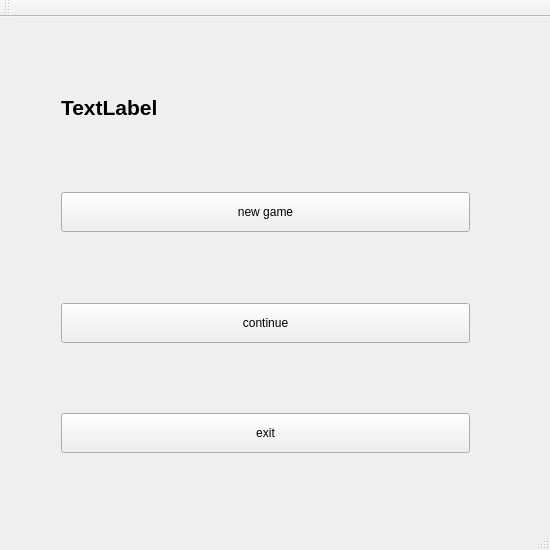
<?xml version="1.0" encoding="UTF-8"?>
<ui version="4.0">
 <class>authorization</class>
 <widget class="QMainWindow" name="authorization">
  <property name="enabled">
   <bool>true</bool>
  </property>
  <property name="geometry">
   <rect>
    <x>0</x>
    <y>0</y>
    <width>550</width>
    <height>550</height>
   </rect>
  </property>
  <property name="minimumSize">
   <size>
    <width>550</width>
    <height>550</height>
   </size>
  </property>
  <property name="maximumSize">
   <size>
    <width>550</width>
    <height>550</height>
   </size>
  </property>
  <property name="windowTitle">
   <string>authorization</string>
  </property>
  <property name="windowOpacity">
   <double>1.000000000000000</double>
  </property>
  <property name="toolTip">
   <string/>
  </property>
  <property name="statusTip">
   <string/>
  </property>
  <property name="autoFillBackground">
   <bool>false</bool>
  </property>
  <widget class="QWidget" name="centralWidget">
   <widget class="QWidget" name="verticalLayoutWidget">
    <property name="geometry">
     <rect>
      <x>50</x>
      <y>0</y>
      <width>431</width>
      <height>511</height>
     </rect>
    </property>
    <layout class="QVBoxLayout" name="verticalLayout">
     <item>
      <spacer name="verticalSpacer">
       <property name="orientation">
        <enum>Qt::Vertical</enum>
       </property>
       <property name="sizeHint" stdset="0">
        <size>
         <width>20</width>
         <height>40</height>
        </size>
       </property>
      </spacer>
     </item>
     <item>
      <layout class="QHBoxLayout" name="horizontalLayout_2">
       <item>
        <layout class="QGridLayout" name="gridLayout_3"/>
       </item>
       <item>
        <widget class="QLabel" name="label">
         <property name="minimumSize">
          <size>
           <width>0</width>
           <height>30</height>
          </size>
         </property>
         <property name="maximumSize">
          <size>
           <width>16777215</width>
           <height>30</height>
          </size>
         </property>
         <property name="font">
          <font>
           <pointsize>16</pointsize>
           <weight>75</weight>
           <bold>true</bold>
          </font>
         </property>
         <property name="text">
          <string>TextLabel</string>
         </property>
        </widget>
       </item>
      </layout>
     </item>
     <item>
      <spacer name="verticalSpacer_2">
       <property name="orientation">
        <enum>Qt::Vertical</enum>
       </property>
       <property name="sizeHint" stdset="0">
        <size>
         <width>20</width>
         <height>40</height>
        </size>
       </property>
      </spacer>
     </item>
     <item>
      <widget class="QPushButton" name="pushButton_3">
       <property name="minimumSize">
        <size>
         <width>40</width>
         <height>40</height>
        </size>
       </property>
       <property name="text">
        <string>new game</string>
       </property>
      </widget>
     </item>
     <item>
      <spacer name="verticalSpacer_3">
       <property name="orientation">
        <enum>Qt::Vertical</enum>
       </property>
       <property name="sizeHint" stdset="0">
        <size>
         <width>20</width>
         <height>40</height>
        </size>
       </property>
      </spacer>
     </item>
     <item>
      <widget class="QPushButton" name="pushButton">
       <property name="minimumSize">
        <size>
         <width>40</width>
         <height>40</height>
        </size>
       </property>
       <property name="text">
        <string>continue</string>
       </property>
      </widget>
     </item>
     <item>
      <spacer name="verticalSpacer_4">
       <property name="orientation">
        <enum>Qt::Vertical</enum>
       </property>
       <property name="sizeHint" stdset="0">
        <size>
         <width>20</width>
         <height>40</height>
        </size>
       </property>
      </spacer>
     </item>
     <item>
      <widget class="QPushButton" name="pushButton_2">
       <property name="minimumSize">
        <size>
         <width>40</width>
         <height>40</height>
        </size>
       </property>
       <property name="text">
        <string>exit</string>
       </property>
      </widget>
     </item>
     <item>
      <spacer name="verticalSpacer_5">
       <property name="orientation">
        <enum>Qt::Vertical</enum>
       </property>
       <property name="sizeHint" stdset="0">
        <size>
         <width>20</width>
         <height>40</height>
        </size>
       </property>
      </spacer>
     </item>
    </layout>
   </widget>
  </widget>
  <widget class="QMenuBar" name="menuBar">
   <property name="geometry">
    <rect>
     <x>0</x>
     <y>0</y>
     <width>550</width>
     <height>26</height>
    </rect>
   </property>
  </widget>
  <widget class="QToolBar" name="mainToolBar">
   <attribute name="toolBarArea">
    <enum>TopToolBarArea</enum>
   </attribute>
   <attribute name="toolBarBreak">
    <bool>false</bool>
   </attribute>
  </widget>
  <widget class="QStatusBar" name="statusBar"/>
 </widget>
 <layoutdefault spacing="6" margin="11"/>
 <resources/>
 <connections/>
</ui>
